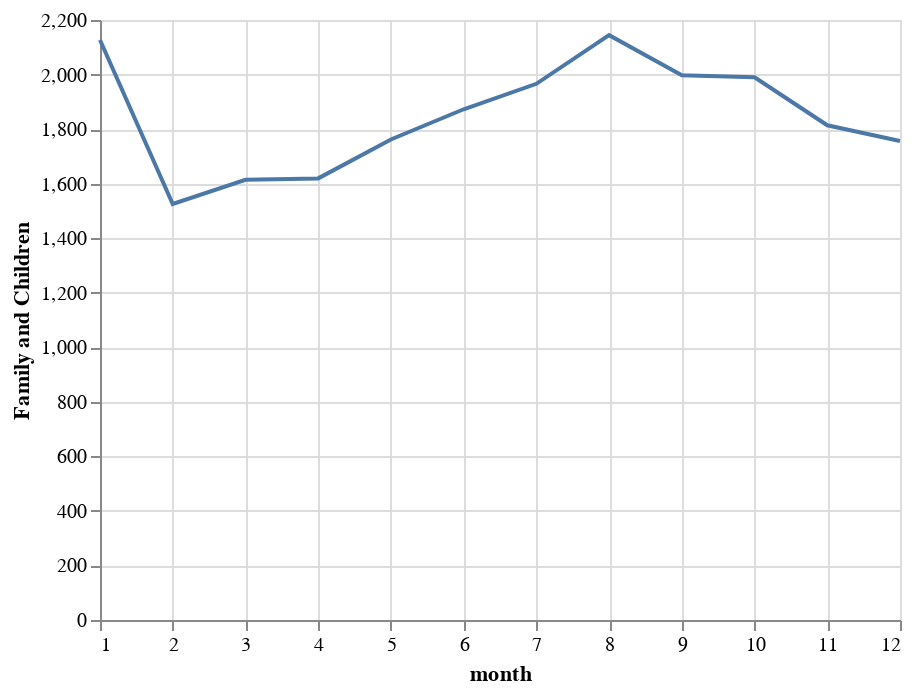

Notebook cell for this chart:
### Code cell
alt.Chart(ts).mark_line().encode(
    x='month',
    y=alt.Y('Family and Children', scale=alt.Scale(type='linear', domain=(0, 2200)))
)

### Figure 1 — Vega-Lite specification as saved in the notebook (floating-point values rounded to 4 significant figures)
{"config": {"view": {"continuousWidth": 400, "continuousHeight": 300}}, "data": {"name": "data-d60e3b7af6909ee96b24c4b37391fb45"}, "mark": "line", "encoding": {"x": {"field": "month", "type": "quantitative"}, "y": {"field": "Family and Children", "scale": {"domain": [0, 2200], "type": "linear"}, "type": "quantitative"}}, "$schema": "https://vega.github.io/schema/vega-lite/v4.17.0.json", "datasets": {"data-d60e3b7af6909ee96b24c4b37391fb45": [{"month": 1, "Consumer Financial Questions": 424.0, "Education": 18.0, "Family and Children": 2126.0, "Health and Disability": 65.25, "Housing and Homelessness": 792.5, "Income Maintenance": 60.0, "Individual Rights": 198.0, "Juvenile": 9.5, "Other": 859.2, "Work, Employment and Unemployment": 242.2}, {"month": 2, "Consumer Financial Questions": 326.5, "Education": 16.5, "Family and Children": 1526.0, "Health and Disability": 51.25, "Housing and Homelessness": 581.2, "Income Maintenance": 53.5, "Individual Rights": 134.5, "Juvenile": 9.0, "Other": 631.2, "Work, Employment and Unemployment": 170.2}, {"month": 3, "Consumer Financial Questions": 344.8, "Education": 17.75, "Family and Children": 1614.0, "Health and Disability": 50.75, "Housing and Homelessness": 571.8, "Income Maintenance": 58.75, "Individual Rights": 145.5, "Juvenile": 4.75, "Other": 662.2, "Work, Employment and Unemployment": 178.0}, {"month": 4, "Consumer Financial Questions": 304.8, "Education": 16.0, "Family and Children": 1619.0, "Health and Disability": 50.0, "Housing and Homelessness": 612.8, "Income Maintenance": 60.75, "Individual Rights": 146.2, "Juvenile": 6.0, "Other": 679.8, "Work, Employment and Unemployment": 226.2}, {"month": 5, "Consumer Financial Questions": 324.2, "Education": 13.25, "Family and Children": 1762.0, "Health and Disability": 43.75, "Housing and Homelessness": 665.2, "Income Maintenance": 57.75, "Individual Rights": 146.8, "Juvenile": 6.25, "Other": 696.5, "Work, Employment and Unemployment": 201.5}, {"month": 6, "Consumer Financial Questions": 335.0, "Education": 13.0, "Family and Children": 1873.0, "Health and Disability": 49.5, "Housing and Homelessness": 724.0, "Income Maintenance": 46.75, "Individual Rights": 171.5, "Juvenile": 4.75, "Other": 759.8, "Work, Employment and Unemployment": 216.0}, {"month": 7, "Consumer Financial Questions": 381.5, "Education": 8.25, "Family and Children": 1966.0, "Health and Disability": 58.75, "Housing and Homelessness": 810.8, "Income Maintenance": 54.75, "Individual Rights": 188.0, "Juvenile": 7.5, "Other": 818.5, "Work, Employment and Unemployment": 225.0}, {"month": 8, "Consumer Financial Questions": 391.5, "Education": 19.25, "Family and Children": 2144.0, "Health and Disability": 54.25, "Housing and Homelessness": 859.5, "Income Maintenance": 61.0, "Individual Rights": 201.0, "Juvenile": 10.0, "Other": 867.8, "Work, Employment and Unemployment": 242.2}, {"month": 9, "Consumer Financial Questions": 362.8, "Education": 17.75, "Family and Children": 1997.0, "Health and Disability": 70.0, "Housing and Homelessness": 817.0, "Income Maintenance": 59.25, "Individual Rights": 185.0, "Juvenile": 9.5, "Other": 831.5, "Work, Employment and Unemployment": 212.2}, {"month": 10, "Consumer Financial Questions": 406.2, "Education": 21.5, "Family and Children": 1990.0, "Health and Disability": 61.25, "Housing and Homelessness": 825.0, "Income Maintenance": 57.75, "Individual Rights": 200.2, "Juvenile": 7.25, "Other": 878.0, "Work, Employment and Unemployment": 224.0}, {"month": 11, "Consumer Financial Questions": 365.2, "Education": 20.5, "Family and Children": 1814.0, "Health and Disability": 58.25, "Housing and Homelessness": 740.5, "Income Maintenance": 56.25, "Individual Rights": 173.2, "Juvenile": 9.5, "Other": 805.5, "Work, Employment and Unemployment": 204.5}, {"month": 12, "Consumer Financial Questions": 351.8, "Education": 16.75, "Family and Children": 1756.0, "Health and Disability": 63.75, "Housing and Homelessness": 688.5, "Income Maintenance": 45.5, "Individual Rights": 188.0, "Juvenile": 5.25, "Other": 773.2, "Work, Employment and Unemployment": 204.5}]}}
